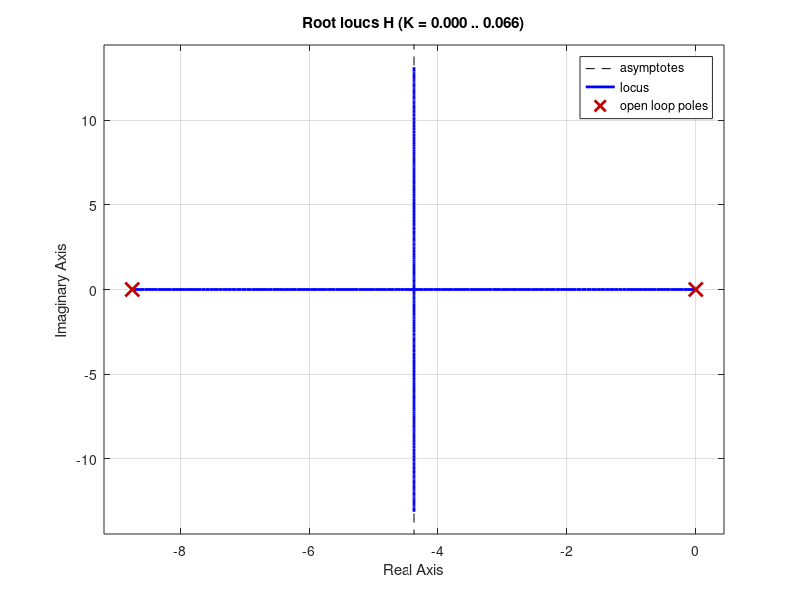
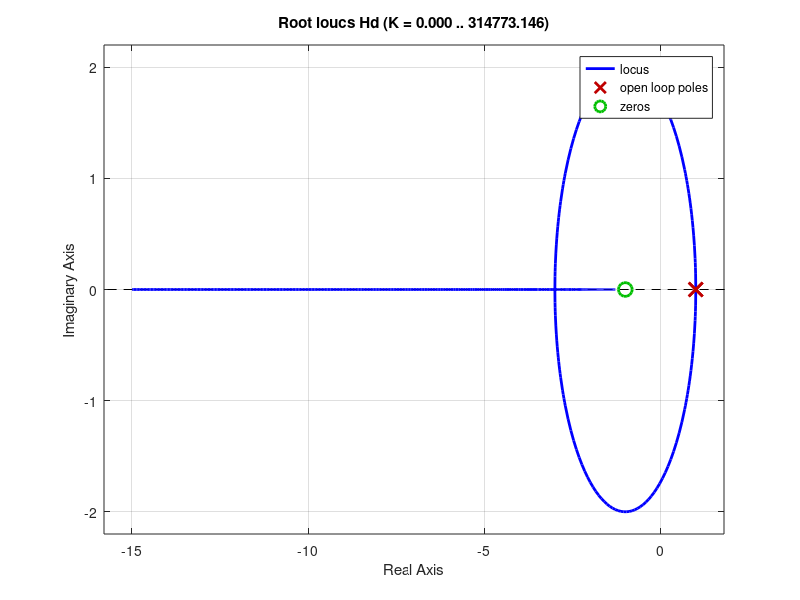

Here is the MATLAB script that generated these plots, in order:
Ke = 10/3.1415;
Ka = .887;
Kt = .72;
Je = .0007;
Be = .00612;
T = .0002;

H = tf((Ke*Ka*Kt),[Je Be 0]);   % continuous time
Hd = c2d(H,T);                  % discrete time

% a
rlocus(H);
saveas(gcf, 'q3a-cont.jpg');
rlocus(Hd);
saveas(gcf, 'q3a-disc.jpg');

% b
% can also use margin(H) instead of measuring manually
bode(H);
bode(Hd);

%c 
Hd_1 = c2d(H, 0.02);
Hd_2 = c2d(H, 0.002);
bode(Hd_1);
bode(Hd_2);